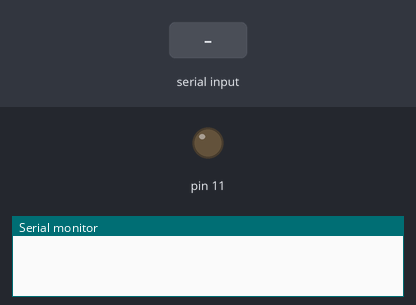
Simulated run of this sketch. Board: Arduino Uno, built with avr-gcc and run on an emulated ATmega328P. Shown: output pins drawn as LEDs (lit = HIGH), the last lines printed to the serial monitor. The inputs (shaded band) are chosen by the test bench.

Above: at 1.2 s.
1.3 s: "a" received over the second serial link
At 2.5 s:
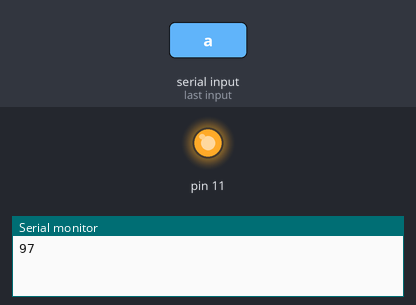
2.8 s: "b" received over the second serial link
At 3.7 s:
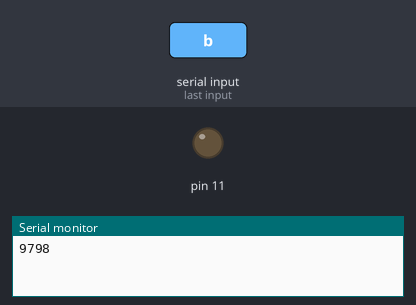
Timing chart, 0 to 5.8 s (numbered marks = the images above; inputs shaded):
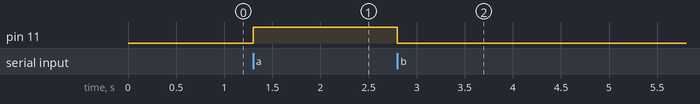

The sketch:

bluetoothtest.ino
```cpp
#include <SoftwareSerial.h>

// Define the data transmit/receive pins in Arduino

#define TxD 8 //This is actually wired to the Rx on the HM-10
#define RxD 7 //This is actually wired to the TX on the HM-10

SoftwareSerial mySerial(RxD, TxD); // RX, TX for Bluetooth

void setup() {
  mySerial.begin(9600); // For Bluetooth
  Serial.begin(9600); // For the IDE monitor Tools -> Serial Monitor

  // Any code that you want to run once....
  pinMode(11, OUTPUT);
}

void loop() {

  // put your main code here, to run repeatedly:
  boolean isValidInput;

  do {
    byte c; // get the next character from the bluetooth serial port
    while (!mySerial.available()) ; // Loop while nothing is being received
    c = mySerial.read(); // Execute the option based on the character recieved
    Serial.print(c); // Print the character received to the IDE serial monitor
    switch (c) {

      case 'a': // You've entered a
        // Do the code you need when 'a' is received.....
        digitalWrite(11, HIGH);
        mySerial.println( "You've entered 'a'" );
        isValidInput = true;
        break;

      case 'b': // You've entered b
        // Do the code you need when 'a' is received.....
        digitalWrite(11, LOW);
        mySerial.println( "You've entered 'b'" );
        isValidInput = true;
        break;

      default:
        // Do the code you need when any other character is received.....
        mySerial.println( "Please enter 'a' or 'b'" );
        isValidInput = false;
        break;

    }
  } while ( isValidInput == true ); // Repeat the loop
}
```

Measured:
- after the input at 1.3 s, pin 11: LOW → HIGH at once
- after the input at 2.8 s, pin 11: HIGH → LOW at once
